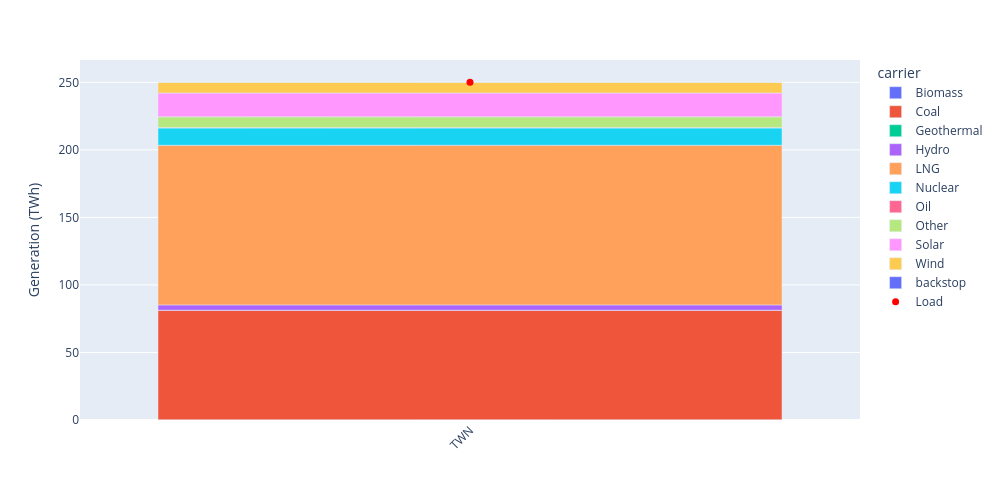

Notebook code cell kept with this figure:
### Code cell
# --- CHECKING GENERATION PER TYPE --- #
loads = (
    n
    .loads_t
    .p_set
    .resample('YE')
    .sum()
    .div(1e6)
    .melt()
    .sort_values(by='Load')
    .reset_index(drop=True)
)

total_generation = (
    n
    .generators_t
    .p
    .resample('YE')
    .sum()
    .groupby([n.generators.bus, n.generators.carrier], axis=1)
    .sum()
    .div(1e6)
    .melt()
    .sort_values(by='bus')
)

# define order for x-axis
cat_order = total_generation.sort_values(by='bus').bus.unique().tolist()


fig = px.bar(
    total_generation, 
    x="bus", 
    y="value", 
    color = "carrier",
    category_orders={'bus' : cat_order},
    #barmode="group",
)

fig.add_scatter(
    x=loads.Load,
    y=loads.value,
    mode='markers',
    name='Load',
    marker=dict(
        size=7,
        color='red',
        symbol='circle',
    ),
)

fig.update_layout(
        yaxis_title= 'Generation (TWh)',
        xaxis_title='',
        # title='Installed capacity in ' + str(2023),
        width=1000,
        height=500,
        xaxis_tickangle=-45
    )

fig

### Figure 1 — Plotly figure (JSON) as saved in the notebook; plotly's stock layout.template omitted (floating-point values rounded to 4 significant figures)
{"data": [{"hovertemplate": "carrier=Biomass<br>bus=%{x}<br>value=%{y}<extra></extra>", "legendgroup": "Biomass", "marker": {"color": "#636efa", "pattern": {"shape": ""}}, "name": "Biomass", "orientation": "v", "showlegend": true, "textposition": "auto", "type": "bar", "x": ["TWN"], "xaxis": "x", "y": [0.1913], "yaxis": "y"}, {"hovertemplate": "carrier=Coal<br>bus=%{x}<br>value=%{y}<extra></extra>", "legendgroup": "Coal", "marker": {"color": "#EF553B", "pattern": {"shape": ""}}, "name": "Coal", "orientation": "v", "showlegend": true, "textposition": "auto", "type": "bar", "x": ["TWN"], "xaxis": "x", "y": [81.09], "yaxis": "y"}, {"hovertemplate": "carrier=Geothermal<br>bus=%{x}<br>value=%{y}<extra></extra>", "legendgroup": "Geothermal", "marker": {"color": "#00cc96", "pattern": {"shape": ""}}, "name": "Geothermal", "orientation": "v", "showlegend": true, "textposition": "auto", "type": "bar", "x": ["TWN"], "xaxis": "x", "y": [0.01939], "yaxis": "y"}, {"hovertemplate": "carrier=Hydro<br>bus=%{x}<br>value=%{y}<extra></extra>", "legendgroup": "Hydro", "marker": {"color": "#ab63fa", "pattern": {"shape": ""}}, "name": "Hydro", "orientation": "v", "showlegend": true, "textposition": "auto", "type": "bar", "x": ["TWN"], "xaxis": "x", "y": [3.919], "yaxis": "y"}, {"hovertemplate": "carrier=LNG<br>bus=%{x}<br>value=%{y}<extra></extra>", "legendgroup": "LNG", "marker": {"color": "#FFA15A", "pattern": {"shape": ""}}, "name": "LNG", "orientation": "v", "showlegend": true, "textposition": "auto", "type": "bar", "x": ["TWN"], "xaxis": "x", "y": [118.2], "yaxis": "y"}, {"hovertemplate": "carrier=Nuclear<br>bus=%{x}<br>value=%{y}<extra></extra>", "legendgroup": "Nuclear", "marker": {"color": "#19d3f3", "pattern": {"shape": ""}}, "name": "Nuclear", "orientation": "v", "showlegend": true, "textposition": "auto", "type": "bar", "x": ["TWN"], "xaxis": "x", "y": [12.82], "yaxis": "y"}, {"hovertemplate": "carrier=Oil<br>bus=%{x}<br>value=%{y}<extra></extra>", "legendgroup": "Oil", "marker": {"color": "#FF6692", "pattern": {"shape": ""}}, "name": "Oil", "orientation": "v", "showlegend": true, "textposition": "auto", "type": "bar", "x": ["TWN"], "xaxis": "x", "y": [0.3738], "yaxis": "y"}, {"hovertemplate": "carrier=Other<br>bus=%{x}<br>value=%{y}<extra></extra>", "legendgroup": "Other", "marker": {"color": "#B6E880", "pattern": {"shape": ""}}, "name": "Other", "orientation": "v", "showlegend": true, "textposition": "auto", "type": "bar", "x": ["TWN"], "xaxis": "x", "y": [7.881], "yaxis": "y"}, {"hovertemplate": "carrier=Solar<br>bus=%{x}<br>value=%{y}<extra></extra>", "legendgroup": "Solar", "marker": {"color": "#FF97FF", "pattern": {"shape": ""}}, "name": "Solar", "orientation": "v", "showlegend": true, "textposition": "auto", "type": "bar", "x": ["TWN"], "xaxis": "x", "y": [17.65], "yaxis": "y"}, {"hovertemplate": "carrier=Wind<br>bus=%{x}<br>value=%{y}<extra></extra>", "legendgroup": "Wind", "marker": {"color": "#FECB52", "pattern": {"shape": ""}}, "name": "Wind", "orientation": "v", "showlegend": true, "textposition": "auto", "type": "bar", "x": ["TWN"], "xaxis": "x", "y": [7.892], "yaxis": "y"}, {"hovertemplate": "carrier=backstop<br>bus=%{x}<br>value=%{y}<extra></extra>", "legendgroup": "backstop", "marker": {"color": "#636efa", "pattern": {"shape": ""}}, "name": "backstop", "orientation": "v", "showlegend": true, "textposition": "auto", "type": "bar", "x": ["TWN"], "xaxis": "x", "y": [0.0], "yaxis": "y"}, {"marker": {"color": "red", "size": 7, "symbol": "circle"}, "mode": "markers", "name": "Load", "type": "scatter", "x": ["TWN"], "y": [250.0]}], "layout": {"barmode": "relative", "height": 500, "legend": {"title": {"text": "carrier"}, "tracegroupgap": 0}, "margin": {"t": 60}, "width": 1000, "xaxis": {"anchor": "y", "categoryarray": ["TWN"], "categoryorder": "array", "domain": [0, 1], "tickangle": -45, "title": {"text": ""}}, "yaxis": {"anchor": "x", "domain": [0, 1], "title": {"text": "Generation (TWh)"}}}}
